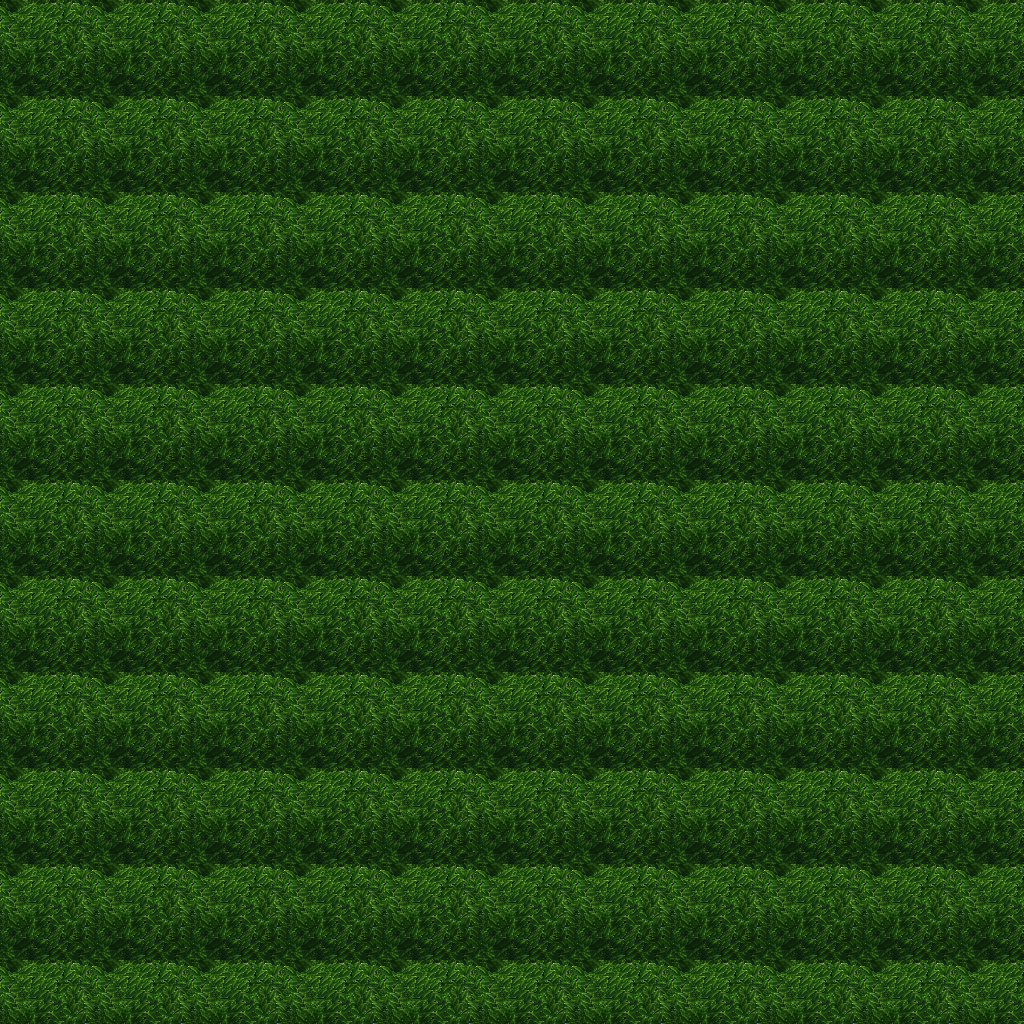

Rendered tile map (Tiled .tmx) drawn with the repository's tilesets; below, a short description and the map source with its tile grids summarised:
An orthogonal 32x32 tile map with 32x32 px tiles, 5 tile layers (Ground, Objects, Objects2, Above, ...), 1 hidden layer not drawn, 34 tilesets.

<map version="1.10" tiledversion="1.11.0" orientation="orthogonal" renderorder="right-down" width="32" height="32" tilewidth="32" tileheight="32" infinite="0" nextlayerid="11" nextobjectid="1">
 <tileset firstgid="1" name="ground_ground" tilewidth="32" tileheight="32" tilecount="33" columns="3">
  <image source="../drawable/ground_ground.png" width="96" height="352" />
 </tileset>
 <tileset firstgid="34" name="ground_grass_edges" tilewidth="32" tileheight="32" tilecount="36" columns="12">
  <image source="../drawable/ground_grass_edges.png" width="384" height="96" />
 </tileset>
 <tileset firstgid="70" name="ground_earth_edges" tilewidth="32" tileheight="32" tilecount="18" columns="6">
  <image source="../drawable/ground_earth_edges.png" width="192" height="96" />
 </tileset>
 <tileset firstgid="88" name="ground_grass_corners" tilewidth="32" tileheight="32" tilecount="24" columns="6">
  <image source="../drawable/ground_grass_corners.png" width="192" height="128" />
 </tileset>
 <tileset firstgid="112" name="plant_grasses" tilewidth="32" tileheight="32" tilecount="6" columns="3">
  <image source="../drawable/plant_grasses.png" width="96" height="64" />
 </tileset>
 <tileset firstgid="118" name="plant_flower_daisy_blue" tilewidth="32" tileheight="32" tilecount="8" columns="2">
  <image source="../drawable/plant_flower_daisy_blue.png" width="64" height="128" />
 </tileset>
 <tileset firstgid="126" name="plant_flower_daisy_yellow" tilewidth="32" tileheight="32" tilecount="8" columns="2">
  <image source="../drawable/plant_flower_daisy_yellow.png" width="64" height="128" />
 </tileset>
 <tileset firstgid="134" name="plant_bush_bushes" tilewidth="32" tileheight="32" tilecount="10" columns="5">
  <image source="../drawable/plant_bush_bushes.png" width="160" height="64" />
 </tileset>
 <tileset firstgid="144" name="plant_flower_daisy_red" tilewidth="32" tileheight="32" tilecount="8" columns="2">
  <image source="../drawable/plant_flower_daisy_red.png" width="64" height="128" />
 </tileset>
 <tileset firstgid="152" name="plant_flower_daisy_white" tilewidth="32" tileheight="32" tilecount="8" columns="2">
  <image source="../drawable/plant_flower_daisy_white.png" width="64" height="128" />
 </tileset>
 <tileset firstgid="160" name="logic_collision" tilewidth="32" tileheight="32" tilecount="1" columns="1">
  <image source="../drawable/logic_collision.png" width="32" height="32" />
 </tileset>
 <tileset firstgid="161" name="plant_stump_stump_brown" tilewidth="32" tileheight="32" tilecount="4" columns="2">
  <image source="../drawable/plant_stump_stump_brown.png" width="64" height="64" />
 </tileset>
 <tileset firstgid="165" name="plant_tree_tree_green" tilewidth="32" tileheight="32" tilecount="88" columns="8">
  <image source="../drawable/plant_tree_tree_green.png" width="256" height="352" />
 </tileset>
 <tileset firstgid="253" name="logic_item_resources" tilewidth="32" tileheight="32" tilecount="6" columns="6">
  <image source="../drawable/logic_item_resources.png" width="192" height="32" />
 </tileset>
 <tileset firstgid="259" name="logic_item_mushroom" tilewidth="32" tileheight="32" tilecount="6" columns="6">
  <image source="../drawable/logic_item_mushroom.png" width="192" height="32" />
 </tileset>
 <tileset firstgid="265" name="object_tent" tilewidth="32" tileheight="32" tilecount="9" columns="3">
  <image source="../drawable/object_tent.png" width="96" height="96" />
 </tileset>
 <tileset firstgid="274" name="logic_creature_albino_elf" tilewidth="32" tileheight="32" tilecount="5" columns="5">
  <image source="../drawable/logic_creature_albino_elf.png" width="160" height="32" />
 </tileset>
 <tileset firstgid="279" name="ground_ladder_vertical_dark" tilewidth="32" tileheight="32" tilecount="3" columns="3">
  <image source="../drawable/ground_ladder_vertical_dark.png" width="96" height="32" />
 </tileset>
 <tileset firstgid="282" name="ground_ladder_horizontal_dark" tilewidth="32" tileheight="32" tilecount="3" columns="1">
  <image source="../drawable/ground_ladder_horizontal_dark.png" width="32" height="96" />
 </tileset>
 <tileset firstgid="285" name="furniture_light_flames" tilewidth="32" tileheight="32" tilecount="6" columns="6">
  <image source="../drawable/furniture_light_flames.png" width="192" height="32" />
 </tileset>
 <tileset firstgid="291" name="furniture_table_tree_stump_table" tilewidth="32" tileheight="32" tilecount="4" columns="2">
  <image source="../drawable/furniture_table_tree_stump_table.png" width="64" height="64" />
 </tileset>
 <tileset firstgid="295" name="furniture_chair_stool" tilewidth="32" tileheight="32" tilecount="1" columns="1">
  <image source="../drawable/furniture_chair_stool.png" width="32" height="32" />
 </tileset>
 <tileset firstgid="296" name="logic_creature_ent" tilewidth="32" tileheight="32" tilecount="4" columns="4">
  <image source="../drawable/logic_creature_ent.png" width="128" height="32" />
 </tileset>
 <tileset firstgid="300" name="logic_creature_animal" tilewidth="32" tileheight="32" tilecount="32" columns="8">
  <image source="../drawable/logic_creature_animal.png" width="256" height="128" />
 </tileset>
 <tileset firstgid="332" name="logic_portal" tilewidth="32" tileheight="32" tilecount="24" columns="8">
  <image source="../drawable/logic_portal.png" width="256" height="96" />
 </tileset>
 <tileset firstgid="356" name="logic_item_herb" tilewidth="32" tileheight="32" tilecount="5" columns="5">
  <image source="../drawable/logic_item_herb.png" width="160" height="32" />
 </tileset>
 <tileset firstgid="361" name="ground_pothole" tilewidth="32" tileheight="32" tilecount="4" columns="4">
  <image source="../drawable/ground_pothole.png" width="128" height="32" />
 </tileset>
 <tileset firstgid="365" name="logic_creature_elemental" tilewidth="32" tileheight="32" tilecount="16" columns="8">
  <image source="../drawable/logic_creature_elemental.png" width="256" height="64" />
 </tileset>
 <tileset firstgid="381" name="plant_bush_bush_pinks" tilewidth="32" tileheight="32" tilecount="4" columns="2">
  <image source="../drawable/plant_bush_bush_pinks.png" width="64" height="64" />
 </tileset>
 <tileset firstgid="385" name="light_door_light" tilewidth="32" tileheight="32" tilecount="12" columns="3">
  <image source="../drawable/light_door_light.png" width="96" height="128" />
 </tileset>
 <tileset firstgid="397" name="light_dim_light_7x5" tilewidth="32" tileheight="32" tilecount="35" columns="7">
  <image source="../drawable/light_dim_light_7x5.png" width="224" height="160" />
 </tileset>
 <tileset firstgid="432" name="light_light_5x5" tilewidth="32" tileheight="32" tilecount="25" columns="5">
  <image source="../drawable/light_light_5x5.png" width="160" height="160" />
 </tileset>
 <tileset firstgid="457" name="furniture_light_roots_lamp" tilewidth="32" tileheight="32" tilecount="6" columns="2">
  <image source="../drawable/furniture_light_roots_lamp.png" width="64" height="96" />
 </tileset>
 <tileset firstgid="463" name="building_huts" tilewidth="32" tileheight="32" tilecount="338" columns="26">
  <image source="../drawable/building_huts.png" width="832" height="416" />
 </tileset>
 <layer id="1" name="Ground" width="32" height="32">
  <data>[1024 cells, 1024 non-empty, 1 distinct tile ids]</data>
 </layer>
 <layer id="2" name="Objects" width="32" height="32">
  <data>[1024 cells, 0 non-empty, 0 distinct tile ids]</data>
 </layer>
 <layer id="3" name="Objects2" width="32" height="32">
  <data>[1024 cells, 0 non-empty, 0 distinct tile ids]</data>
 </layer>
 <layer id="4" name="Above" width="32" height="32">
  <data>[1024 cells, 1024 non-empty, 9 distinct tile ids]</data>
 </layer>
 <layer id="5" name="Above2" width="32" height="32">
  <data>[1024 cells, 0 non-empty, 0 distinct tile ids]</data>
 </layer>
 <layer id="6" name="Walkable" width="32" height="32" visible="0">
  <data>[1024 cells, 1024 non-empty, 1 distinct tile ids]</data>
 </layer>
 <objectgroup id="7" name="Mapevents" />
 <objectgroup id="8" name="Spawn" />
 <objectgroup id="9" name="Keys" />
 <objectgroup id="10" name="Replace" />
</map>
